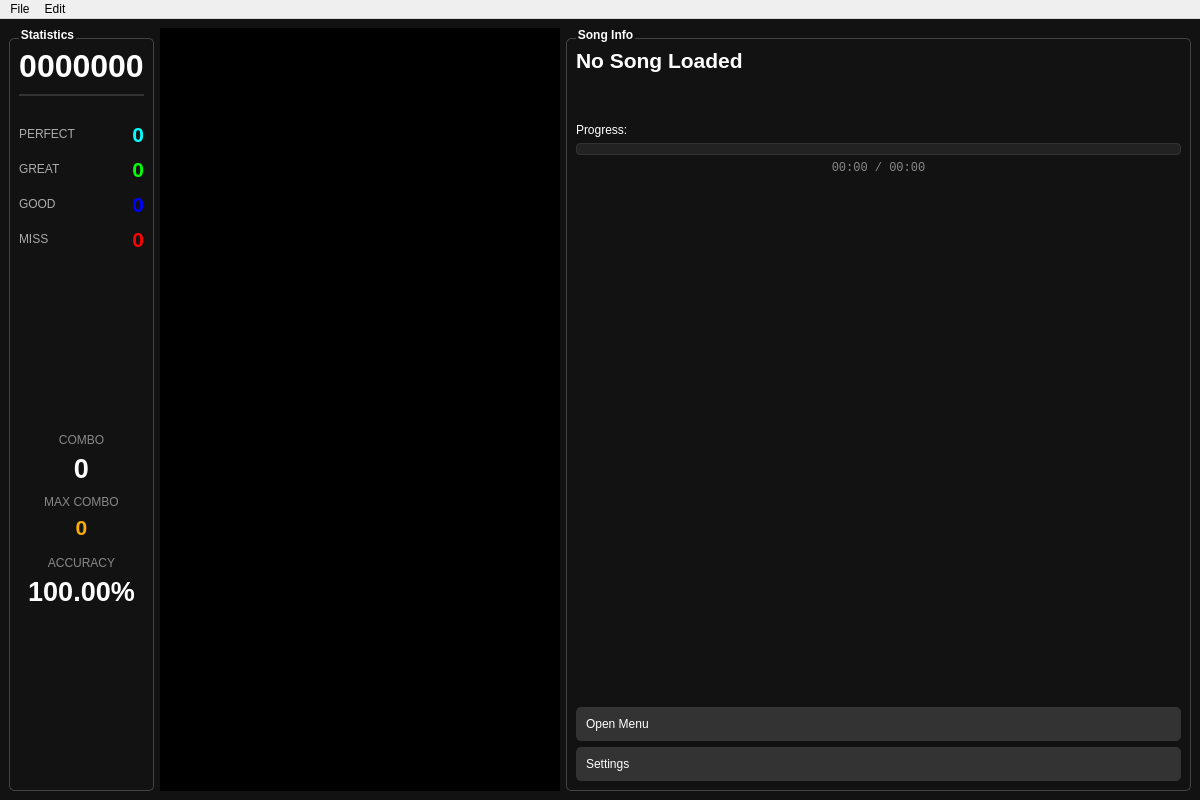
<?xml version="1.0" encoding="UTF-8"?>
<ui version="4.0">
 <class>MainWindow</class>
 <widget class="QMainWindow" name="MainWindow">
  <property name="geometry">
   <rect>
    <x>0</x>
    <y>0</y>
    <width>1200</width>
    <height>800</height>
   </rect>
  </property>
  <property name="windowTitle">
   <string>MugDiffusion Player</string>
  </property>
  <widget class="QWidget" name="centralwidget">
   <property name="styleSheet">
    <string notr="true">background-color: #121212; color: white; font-family: 'Segoe UI', Arial;</string>
   </property>
   <layout class="QHBoxLayout" name="horizontalLayout_Main">
    <item>
     <widget class="QGroupBox" name="groupBoxStats">
      <property name="styleSheet">
       <string notr="true">QGroupBox { border: 1px solid #444; border-radius: 5px; margin-top: 10px; font-weight: bold; } QGroupBox::title { subcontrol-origin: margin; left: 10px; }</string>
      </property>
      <property name="title">
       <string>Statistics</string>
      </property>
      <layout class="QVBoxLayout" name="verticalLayout_Left">
       <item>
        <widget class="QLabel" name="lblScore">
         <property name="font">
          <font>
           <family>Segoe UI</family>
           <pointsize>24</pointsize>
           <bold>true</bold>
          </font>
         </property>
         <property name="styleSheet">
          <string notr="true">border-bottom: 2px solid #333; padding-bottom: 10px;</string>
         </property>
         <property name="text">
          <string>0000000</string>
         </property>
         <property name="alignment">
          <set>Qt::AlignmentFlag::AlignCenter</set>
         </property>
        </widget>
       </item>
       <item>
        <spacer name="verticalSpacer_1">
         <property name="orientation">
          <enum>Qt::Orientation::Vertical</enum>
         </property>
         <property name="sizeType">
          <enum>QSizePolicy::Policy::Fixed</enum>
         </property>
         <property name="sizeHint" stdset="0">
          <size>
           <width>20</width>
           <height>20</height>
          </size>
         </property>
        </spacer>
       </item>
       <item>
        <layout class="QFormLayout" name="formLayout">
         <property name="labelAlignment">
          <set>Qt::AlignmentFlag::AlignLeading|Qt::AlignmentFlag::AlignLeft|Qt::AlignmentFlag::AlignVCenter</set>
         </property>
         <property name="formAlignment">
          <set>Qt::AlignmentFlag::AlignHCenter|Qt::AlignmentFlag::AlignTop</set>
         </property>
         <property name="horizontalSpacing">
          <number>20</number>
         </property>
         <property name="verticalSpacing">
          <number>10</number>
         </property>
         <item row="0" column="0">
          <widget class="QLabel" name="label_P">
           <property name="styleSheet">
            <string>color: #aaa;</string>
           </property>
           <property name="text">
            <string>PERFECT</string>
           </property>
          </widget>
         </item>
         <item row="0" column="1">
          <widget class="QLabel" name="lblPerfect">
           <property name="styleSheet">
            <string>color: #00FFFF; font-weight: bold; font-size: 16pt;</string>
           </property>
           <property name="text">
            <string>0</string>
           </property>
           <property name="alignment">
            <set>Qt::AlignmentFlag::AlignRight</set>
           </property>
          </widget>
         </item>
         <item row="1" column="0">
          <widget class="QLabel" name="label_Gr">
           <property name="styleSheet">
            <string>color: #aaa;</string>
           </property>
           <property name="text">
            <string>GREAT</string>
           </property>
          </widget>
         </item>
         <item row="1" column="1">
          <widget class="QLabel" name="lblGreat">
           <property name="styleSheet">
            <string>color: #00FF00; font-weight: bold; font-size: 16pt;</string>
           </property>
           <property name="text">
            <string>0</string>
           </property>
           <property name="alignment">
            <set>Qt::AlignmentFlag::AlignRight</set>
           </property>
          </widget>
         </item>
         <item row="2" column="0">
          <widget class="QLabel" name="label_Go">
           <property name="styleSheet">
            <string>color: #aaa;</string>
           </property>
           <property name="text">
            <string>GOOD</string>
           </property>
          </widget>
         </item>
         <item row="2" column="1">
          <widget class="QLabel" name="lblGood">
           <property name="styleSheet">
            <string>color: #0000FF; font-weight: bold; font-size: 16pt;</string>
           </property>
           <property name="text">
            <string>0</string>
           </property>
           <property name="alignment">
            <set>Qt::AlignmentFlag::AlignRight</set>
           </property>
          </widget>
         </item>
         <item row="3" column="0">
          <widget class="QLabel" name="label_M">
           <property name="styleSheet">
            <string>color: #aaa;</string>
           </property>
           <property name="text">
            <string>MISS</string>
           </property>
          </widget>
         </item>
         <item row="3" column="1">
          <widget class="QLabel" name="lblMiss">
           <property name="styleSheet">
            <string>color: #FF0000; font-weight: bold; font-size: 16pt;</string>
           </property>
           <property name="text">
            <string>0</string>
           </property>
           <property name="alignment">
            <set>Qt::AlignmentFlag::AlignRight</set>
           </property>
          </widget>
         </item>
        </layout>
       </item>
       <item>
        <spacer name="verticalSpacer_2">
         <property name="orientation">
          <enum>Qt::Orientation::Vertical</enum>
         </property>
         <property name="sizeHint" stdset="0">
          <size>
           <width>20</width>
           <height>40</height>
          </size>
         </property>
        </spacer>
       </item>
       <item>
        <widget class="QLabel" name="label_Combo_Title">
         <property name="styleSheet">
          <string>color: #888;</string>
         </property>
         <property name="text">
          <string>COMBO</string>
         </property>
         <property name="alignment">
          <set>Qt::AlignmentFlag::AlignCenter</set>
         </property>
        </widget>
       </item>
       <item>
        <widget class="QLabel" name="lblCombo">
         <property name="styleSheet">
          <string>font-size: 20pt; font-weight: bold;</string>
         </property>
         <property name="text">
          <string>0</string>
         </property>
         <property name="alignment">
          <set>Qt::AlignmentFlag::AlignCenter</set>
         </property>
        </widget>
       </item>
       <item>
        <widget class="QLabel" name="label_MaxCombo_Title">
         <property name="styleSheet">
          <string>color: #888; margin-top: 5px;</string>
         </property>
         <property name="text">
          <string>MAX COMBO</string>
         </property>
         <property name="alignment">
          <set>Qt::AlignmentFlag::AlignCenter</set>
         </property>
        </widget>
       </item>
       <item>
        <widget class="QLabel" name="lblMaxCombo">
         <property name="styleSheet">
          <string>font-size: 16pt; font-weight: bold; color: #FFAA00;</string>
         </property>
         <property name="text">
          <string>0</string>
         </property>
         <property name="alignment">
          <set>Qt::AlignmentFlag::AlignCenter</set>
         </property>
        </widget>
       </item>
       <item>
        <widget class="QLabel" name="label_Acc_Title">
         <property name="styleSheet">
          <string>color: #888; margin-top: 10px;</string>
         </property>
         <property name="text">
          <string>ACCURACY</string>
         </property>
         <property name="alignment">
          <set>Qt::AlignmentFlag::AlignCenter</set>
         </property>
        </widget>
       </item>
       <item>
        <widget class="QLabel" name="lblAcc">
         <property name="styleSheet">
          <string>font-size: 20pt; font-weight: bold;</string>
         </property>
         <property name="text">
          <string>100.00%</string>
         </property>
         <property name="alignment">
          <set>Qt::AlignmentFlag::AlignCenter</set>
         </property>
        </widget>
       </item>
       <item>
        <spacer name="verticalSpacer_3">
         <property name="orientation">
          <enum>Qt::Orientation::Vertical</enum>
         </property>
         <property name="sizeHint" stdset="0">
          <size>
           <width>20</width>
           <height>40</height>
          </size>
         </property>
        </spacer>
       </item>
      </layout>
     </widget>
    </item>
    <item>
     <widget class="QWidget" name="gameContainer" native="true">
      <property name="minimumSize">
       <size>
        <width>400</width>
        <height>0</height>
       </size>
      </property>
      <property name="maximumSize">
       <size>
        <width>600</width>
        <height>16777215</height>
       </size>
      </property>
      <property name="styleSheet">
       <string notr="true">background-color: black;</string>
      </property>
     </widget>
    </item>
    <item>
     <widget class="QGroupBox" name="groupBoxInfo">
      <property name="styleSheet">
       <string notr="true">QGroupBox { border: 1px solid #444; border-radius: 5px; margin-top: 10px; font-weight: bold; } QGroupBox::title { subcontrol-origin: margin; left: 10px; }</string>
      </property>
      <property name="title">
       <string>Song Info</string>
      </property>
      <layout class="QVBoxLayout" name="verticalLayout_Right">
       <item>
        <widget class="QLabel" name="lblTitle">
         <property name="styleSheet">
          <string>font-size: 16pt; font-weight: bold;</string>
         </property>
         <property name="text">
          <string>No Song Loaded</string>
         </property>
         <property name="wordWrap">
          <bool>true</bool>
         </property>
        </widget>
       </item>
       <item>
        <widget class="QLabel" name="lblArtist">
         <property name="styleSheet">
          <string>color: #aaa; font-size: 12pt;</string>
         </property>
         <property name="text">
          <string/>
         </property>
         <property name="wordWrap">
          <bool>true</bool>
         </property>
        </widget>
       </item>
       <item>
        <spacer name="verticalSpacer_4">
         <property name="orientation">
          <enum>Qt::Orientation::Vertical</enum>
         </property>
         <property name="sizeType">
          <enum>QSizePolicy::Policy::Fixed</enum>
         </property>
         <property name="sizeHint" stdset="0">
          <size>
           <width>20</width>
           <height>20</height>
          </size>
         </property>
        </spacer>
       </item>
       <item>
        <widget class="QLabel" name="label_Prog">
         <property name="text">
          <string>Progress:</string>
         </property>
        </widget>
       </item>
       <item>
        <widget class="QProgressBar" name="progressBar">
         <property name="styleSheet">
          <string notr="true">QProgressBar { border: 1px solid #333; border-radius: 4px; background: #222; min-height: 10px; max-height: 10px; } QProgressBar::chunk { background-color: #00AAFF; border-radius: 4px; }</string>
         </property>
         <property name="value">
          <number>0</number>
         </property>
         <property name="textVisible">
          <bool>false</bool>
         </property>
        </widget>
       </item>
       <item>
        <widget class="QLabel" name="lblTime">
         <property name="styleSheet">
          <string>color: #888; font-family: monospace;</string>
         </property>
         <property name="text">
          <string>00:00 / 00:00</string>
         </property>
         <property name="alignment">
          <set>Qt::AlignmentFlag::AlignCenter</set>
         </property>
        </widget>
       </item>
       <item>
        <spacer name="verticalSpacer_5">
         <property name="orientation">
          <enum>Qt::Orientation::Vertical</enum>
         </property>
         <property name="sizeHint" stdset="0">
          <size>
           <width>20</width>
           <height>40</height>
          </size>
         </property>
        </spacer>
       </item>
       <item>
        <widget class="QPushButton" name="btnOpen">
         <property name="styleSheet">
          <string>background: #333; color: white; padding: 10px; border-radius: 5px; text-align: left;</string>
         </property>
         <property name="text">
          <string>Open Menu</string>
         </property>
        </widget>
       </item>
       <item>
        <widget class="QPushButton" name="btnSettings">
         <property name="styleSheet">
          <string>background: #333; color: white; padding: 10px; border-radius: 5px; text-align: left;</string>
         </property>
         <property name="text">
          <string>Settings</string>
         </property>
        </widget>
       </item>
      </layout>
     </widget>
    </item>
   </layout>
  </widget>
  <widget class="QMenuBar" name="menubar">
   <property name="geometry">
    <rect>
     <x>0</x>
     <y>0</y>
     <width>1200</width>
     <height>24</height>
    </rect>
   </property>
   <widget class="QMenu" name="menuFile">
    <property name="title">
     <string>File</string>
    </property>
    <addaction name="actionOpen"/>
   </widget>
   <widget class="QMenu" name="menuEdit">
    <property name="title">
     <string>Edit</string>
    </property>
    <addaction name="actionSettings"/>
   </widget>
   <addaction name="menuFile"/>
   <addaction name="menuEdit"/>
  </widget>
  <action name="actionOpen">
   <property name="text">
    <string>Open...</string>
   </property>
  </action>
  <action name="actionSettings">
   <property name="text">
    <string>Settings</string>
   </property>
  </action>
 </widget>
 <resources/>
 <connections/>
</ui>
